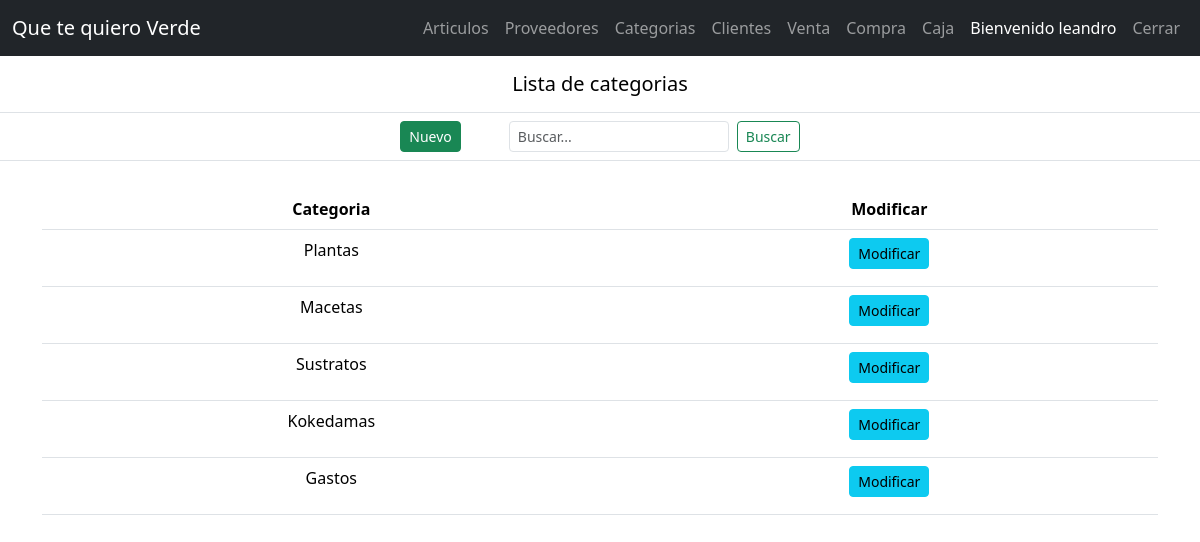
The page /categorias/lista (signed in) on the database its author committed.
### tienda/modelos/user.py (models this page shows, shortened)
class User(db.Model):
    id = db.Column(db.Integer, primary_key = True)
    username = db.Column(db.String(20), unique = True, nullable = False)
    password = db.Column(db.Text, nullable = False)
    apellido = db.Column(db.String(40))
    nombre = db.Column(db.String(40))
    cuit = db.Column(db.String(12))
    tcliente = db.Column(db.String(40))
    direccion = db.Column(db.String(60))
    telefono = db.Column(db.String(40))
    email = db.Column(db.String(40))
    fechanac = db.Column(db.String(40))

### tienda/modelos/categoria.py (models this page shows, shortened)
class Categoria(db.Model):
    id = db.Column(db.Integer, primary_key = True)
    categoria = db.Column(db.String(50), unique = True, nullable = False)
    creado_por = db.Column(db.Integer, nullable = False)

### tienda/routers/categorias.py (the view)
@bp.route('/lista')
@login_required
@login_admin
def lista():
    q = request.args.get('q')
    if q:
        _categorias = categoria.Categoria.query.filter(categoria.Categoria.categoria.contains(q))
    else:
        _categorias = categoria.Categoria.query.all()
    return render_template('categoria/lista.html', categorias = _categorias )

### tienda/routers/auth.py (called while the page is built)
@bp.before_app_request
def load_logged_in_user():
    user_id = session.get('user_id')
    if user_id is None:
        g.user = None
    else:
        g.user = user.User.query.get_or_404(user_id)

def login_required(view):
    @functools.wraps(view)
    def wrapped_view(**kwargs):
        if g.user is None:
            return redirect(url_for('auth.login'))
        return view(**kwargs)
    return wrapped_view

def login_admin(view):
    @functools.wraps(view)
    def wrapped_view(**kwargs):
        if g.user.tcliente != "Administrador":
            return redirect(url_for('ventas.principal'))
        return view(**kwargs)
    return wrapped_view

### tienda/templates/categoria/lista.html
{% extends 'base.html' %}
{% block content %}
<section class="container-fuid">
    <nav class="navbar">
        <table class="table table-responsive">
            <thead>
                <tr>
                    <th class="col">
                        <h5 class="text-center">{% block title %}Lista de categorias{% endblock %}</h5>
                    </th>
                </tr>
            </thead>
            <tbody>
                <tr>
                    <td class="d-flex justify-content-center">
                        <form class="d-flex" method="get">
                            <a href="{{url_for('categorias.crear')}}" class="btn btn-success btn-sm me-5">Nuevo</a>
                            <input class="form-control form-control-sm me-2" type="search" placeholder="Buscar..." aria-label="Search" name="q">
                            <button class="btn btn-outline-success btn-sm" type="submit">Buscar</button>
                        </form>
                    </td>
                </tr>
            </tbody>
        </table>
    </nav>
    <div class="container mt-1">
        <table class="table table-responsive table-hover text-center">
            <thead>
                <tr>
                    <th class="col">Categoria</th>
                    <th class="col" colspan="1">Modificar</th>
                </tr>
            </thead>
            <tbody>
                {% for categoria in categorias %}
                <tr>
                    <td>
                        <p>{{ categoria.categoria }}</p>
                    </td>
                    <td>
                        <a href="{{url_for('categorias.modificar', id = categoria.id)}}" class="btn btn-info btn-sm">Modificar</a>
                    </td>
                </tr>
                {% endfor %}
            </tbody>
        </table>
    </div>
</section>
{% endblock %}

### tienda/templates/_navbar.html (shortened to what this page needs)
<nav class="navbar navbar-expand-md navbar-dark bg-dark">
    <div class="container-fluid">
      <a class="navbar-brand" href="">Que te quiero Verde</a>
      <div class="collapse navbar-collapse justify-content-end" id="navbarNav">
        <ul class="navbar-nav">
          {% if g.user %}
            <li class="nav-item">
              <a class="nav-link" href="{{url_for('articulos.lista')}}">Articulos</a>
            </li>
            {% if g.user.tcliente == "Administrador" %}
              <li class="nav-item">
                <a class="nav-link" href="{{url_for('proveedores.lista')}}">Proveedores</a>
              </li>
              <li class="nav-item">
                <a class="nav-link" href="{{url_for('categorias.lista')}}">Categorias</a>
              </li>
              <li class="nav-item">
                <a class="nav-link" href="{{url_for('clientes.lista')}}">Clientes</a>
              </li>
              <li class="nav-item">
                <a class="nav-link" href="{{url_for('ventas.lista')}}">Venta</a>
              </li>
              <li class="nav-item">
                <a class="nav-link" href="{{url_for('compras.lista')}}">Compra</a>
              </li>
              <li class="nav-item">
                <a class="nav-link" href="{{url_for('cajas.lista')}}">Caja</a>
              </li>
            {% else %}
              <li class="nav-item">
                <a class="nav-link" href="">Carrito de Compras</a>
              </li>
            {% endif %}
            <li class="nav-item">
              <span class="nav-link active">Bienvenido {{ g.user.username }}</span>
            </li>
            <li class="nav-item">
              <a class="nav-link" href="{{url_for('auth.logout')}}">Cerrar</a>
            </li>
          {% endif %}
        </ul>
      </div>
    </div>
</nav>

### rows shown on the page
User: user.username "leandro"
Categoria: categoria "Plantas"
Categoria: categoria "Macetas"
Categoria: categoria "Sustratos"
Categoria: categoria "Kokedamas"
Categoria: categoria "Gastos"
